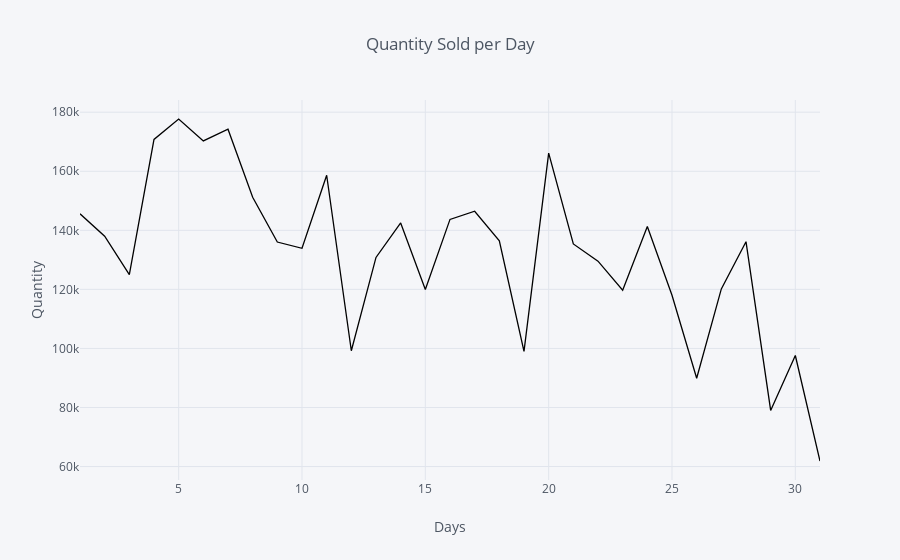

The notebook cell saved with this chart:
### Code cell
df6.iplot(kind='line', x='Day', xTitle='Days', color='black',
           yTitle='Quantity', title='Quantity Sold per Day')

### Figure 1 — Plotly figure (JSON) as saved in the notebook; plotly's stock layout.template omitted (floating-point values rounded to 4 significant figures)
{"data": [{"line": {"color": "rgba(0, 0, 0, 1.0)", "dash": "solid", "shape": "linear", "width": 1.3}, "mode": "lines", "name": "Quantity", "text": "", "type": "scatter", "uid": "fd59751d-d496-4e7a-a731-a46d49244923", "x": [1, 2, 3, 4, 5, 6, 7, 8, 9, 10, 11, 12, 13, 14, 15, 16, 17, 18, 19, 20, 21, 22, 23, 24, 25, 26, 27, 28, 29, 30, 31], "y": [145585, 138025, 124994, 170798, 177701, 170277, 174254, 151169, 136040, 133910, 158648, 99222, 130811, 142510, 119975, 143697, 146458, 136448, 98983, 166162, 135390, 129549, 119719, 141278, 118029, 89904, 120151, 136143, 78989, 97605, 61873]}], "layout": {"legend": {"bgcolor": "#F5F6F9", "font": {"color": "#4D5663"}}, "paper_bgcolor": "#F5F6F9", "plot_bgcolor": "#F5F6F9", "title": {"font": {"color": "#4D5663"}, "text": "Quantity Sold per Day"}, "xaxis": {"gridcolor": "#E1E5ED", "showgrid": true, "tickfont": {"color": "#4D5663"}, "title": {"font": {"color": "#4D5663"}, "text": "Days"}, "zerolinecolor": "#E1E5ED"}, "yaxis": {"gridcolor": "#E1E5ED", "showgrid": true, "tickfont": {"color": "#4D5663"}, "title": {"font": {"color": "#4D5663"}, "text": "Quantity"}, "zerolinecolor": "#E1E5ED"}}}
